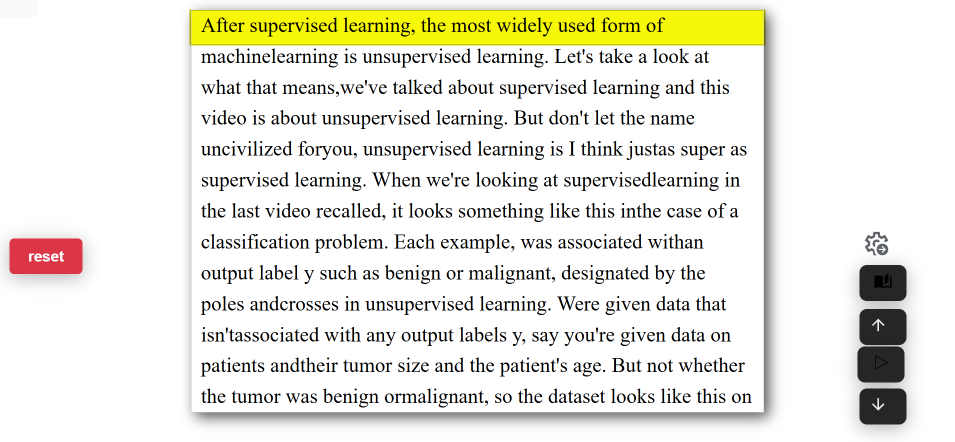
#> input picture python/idioma/idioma-1.png, 1910 x 883 px (shown at 1/2 size); its folder holds 4 pictures in this run
$ python image_from_gif.py
#> lines starting #> are read from the running program, lines starting #| are printed output that depends on the picture
from PIL import Image, ImageDraw, ImageFont, ImageEnhance
from random import randint
import imageio
import os
import os
import numpy as np


path = os.path.dirname(__file__)
path = os.path.join(path, "")
print(path)
items = os.listdir(path+"idioma")
items.sort()
print(items)


class Images_From_GIF:
    def __init__(self, name: str, size: tuple, dest: str) -> None:
        """
        Inicializa a classe com o nome do GIF, o tamanho desejado para redimensionamento das imagens e o destino.
        """
        self.name = name
        self.dest = dest
        self.size = size

    def resize(self, images: list) -> list:
        """
        Redimensiona uma lista de imagens para o tamanho especificado.
        """
        resized_images = []
        for img in images:
            resized_img = img.resize(self.size, Image.LANCZOS)
            resized_images.append(np.array(resized_img))
        print(f"Imagens redimensionadas: {len(resized_images)}")  # Depuração
        return resized_images

    def imgs_from_gif(self, images: list, duration: float, repeat_frames: int = 3) -> None:
        """
        Salva uma lista de imagens como um GIF no destino especificado com o nome dado e a duração.
        e permite repetir os frames um sertã quotidade de vesse
        """
        if not images:
            print("Erro: A lista de imagens está vazia.")
            return

        # repetindo cada frame uma serta quantidade `repeat_frames` de vesse
        extended_images = []
        for img in images:
            extended_images.extend([np.array(img)] * repeat_frames)

        # Convertendo todas as imagens para arrays NumPy
        # images_array = [np.array(img) for img in images]

        path = os.path.join(self.dest, self.name)

        try:
            imageio.mimsave(path, extended_images, loop=0, duration=duration)
            print(f"GIF salvo em: {path}")
        except Exception as e:
            print(f"Erro ao salvar o GIF: {e}")

    def img_list(self, path: str, sort=False) -> list:
        """
        Carrega uma lista de imagens em um diretório especificado.
        """
#> called with path = 'python/idioma', sort = True
        lista = os.listdir(path)
        if sort:
            lista.sort()
        imgs = []
        for item in lista:
            print(os.path.join(path, item))
            if item.endswith(("png", "jpg", "jpeg")):
                img = Image.open(os.path.join(path, item))
#> img is the input picture: PIL image 1910x883 RGBA; mean R, G, B, A 233.9, 232.9, 222.5, 255
                imgs.append(img)
        print(f"Imagens carregadas: {len(imgs)}")  # Depuração
        return imgs


if __name__ == "__main__":
    size = (850, 436)

    gif = Images_From_GIF("idioma.gif", size, path)
    imgs = gif.img_list(path+"idioma", sort=True)

    imgs = gif.resize(imgs)
#> the loop in resize, `for img in images:` made 4 passes
#> pass 1, in resize, `resized_img = img.resize(self.size, Image.LANCZOS)`:
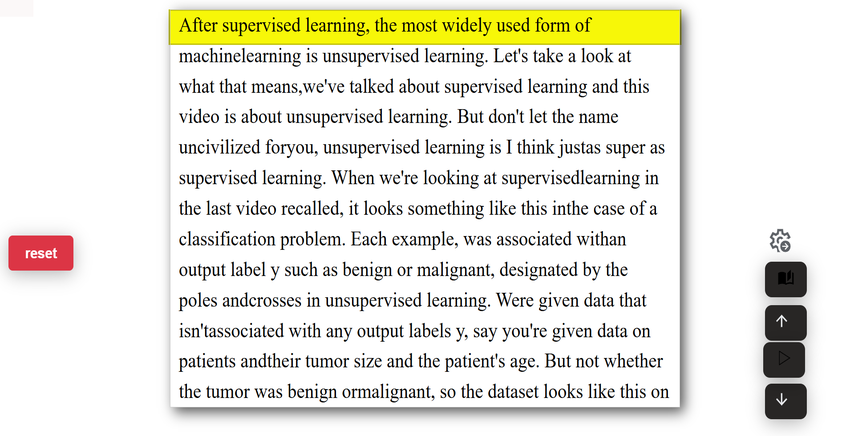
#> resized_img: PIL image 850x436 RGBA; mean R, G, B, A 233.3, 232.3, 221.9, 255
#> pass 2, in resize, `resized_img = img.resize(self.size, Image.LANCZOS)`:
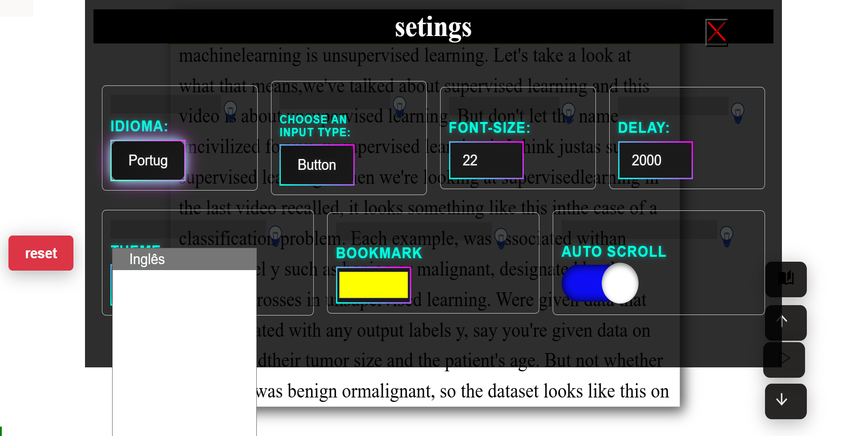
#> resized_img: PIL image 850x436 RGBA; mean R, G, B, A 111.4, 112.4, 112.5, 255
    gif.imgs_from_gif(imgs, 13.0, repeat_frames=50)
